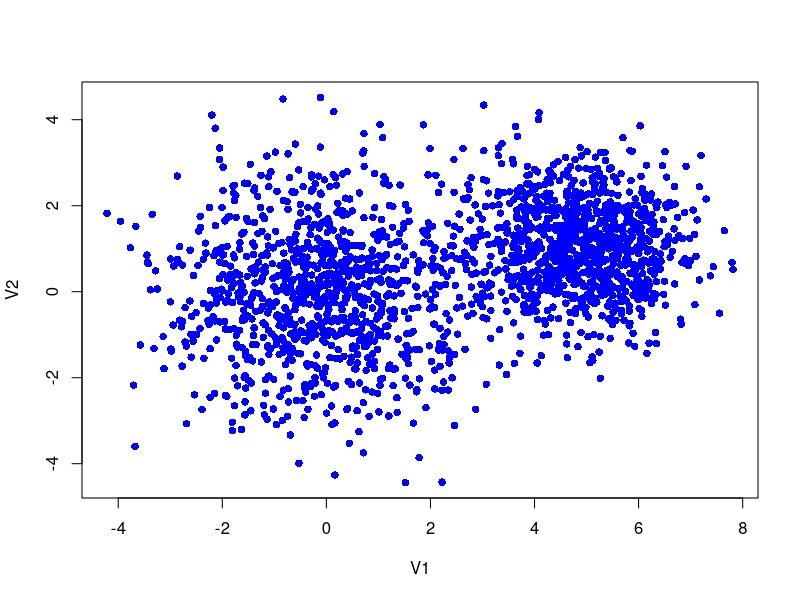
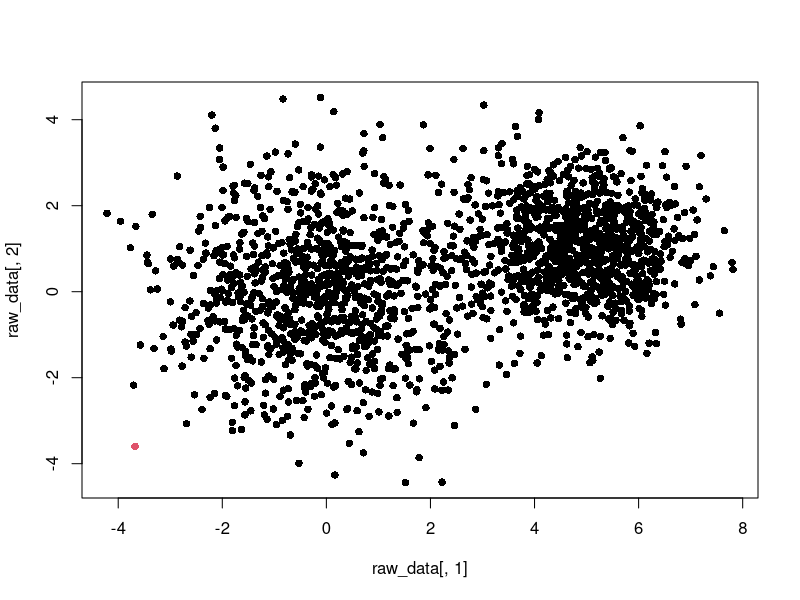
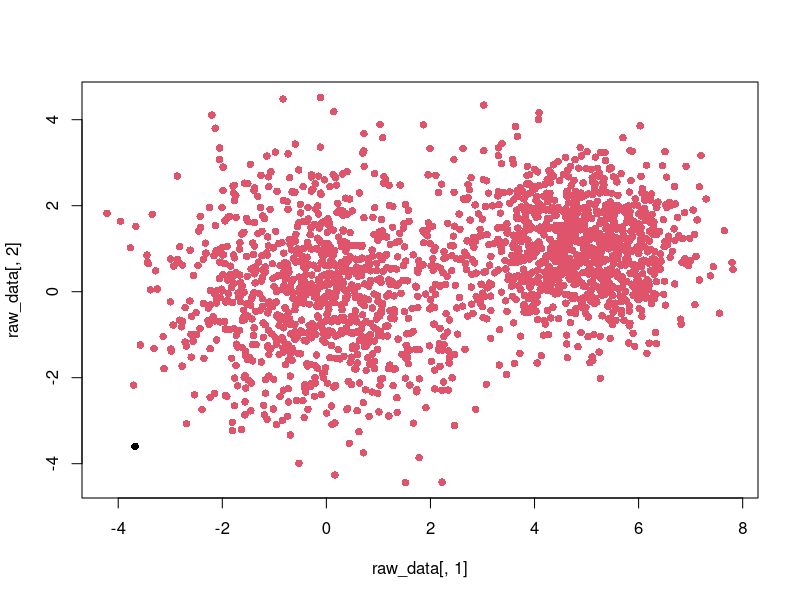

The R script that drew these images, in order:
###Spectral Clustering algorithm,###

setwd("C:/Users/Lenovo/Desktop")
raw_data<-read.csv("clustering.csv",header = F)
k=2
#raw_data<-raw_data[1:100,]
n=nrow(raw_data)
sigma<-0.9
plot(raw_data,col="blue",pch=16)
weight_matrix<-matrix(data=NA,nrow=n,ncol=n)
#compute weight matrix#
for (i in 1:n){
    weight_matrix[,i]<-(raw_data[,1]-raw_data[i,1])^2+(raw_data[,2]-raw_data[i,2])^2
}
weight_matrix_new<-exp(-weight_matrix/sigma)
sum_w<-c()
for (i in 1:n){
  sum_w[i]<-sum(weight_matrix_new[i,])
}
D<-diag(sum_w)
I<-diag(1,nrow=n)
L<-D-weight_matrix_new
#L<-I-D^(-.5)*weight_matrix_new*D^(-.5)
L_e<-eigen(L)

uk<-L_e$vectors[,(n-k+1):n]

#km<-kmeans(uk,k)
#data<-cbind(raw_data,km$cluster)
#plot(x=data[,1],y=data[,2],col=data[,3],pch=16,colnames("x"),rownames("y"))

clusters<-function(ct,data){
  d<-ncol(ct)
  distance<-matrix(data = 0,nrow=n,ncol=k)
  cluster<-c()
  for (j in 1:k){
    for (i in 1:d){
      distance[,j]<-(data[,i]-ct[j,i])^2+distance[,j]
    }
  }
  for (i in 1:n){
    cluster[i]<-which.min(distance[i,])
  }
  cluster
}

count_cent<-function(cluster_data){
  d<-ncol(cluster_data)
  print(d)
  count_table<-table(cluster_data[,d])
  cent_point<-matrix(data=0,ncol=(d-1),nrow=k)
  for (i in 1:k){
    for (j in 1:(d-1)){
      cent_point[i,j]<-(1/count_table[i])*sum(cluster_data[cluster_data[,d]==i,j])
    }
  }
  cent_point
}

#initialization:select k points randomly
uk<-as.data.frame(uk)
initial_point<-as.matrix(uk[sample(row.names(uk), k),])
#points(initial_point,col="red",pch=16)
cluster_int<-clusters(initial_point,uk)
data<-cbind(uk,cluster_int)
cent_points<-count_cent(data)
iteration_distance<-(cent_points-initial_point)
iteartion_rate<-0
for (i in 1:k){
  iteartion_rate<-iteartion_rate+sum(iteration_distance[,i]^2)
}

record_iteation<-c()
while (iteartion_rate>=0.0001) {
  cluster<-clusters(cent_points,uk)
  data<-cbind(uk,cluster)
  cent_points_new<-count_cent(data)
  iteration_distance<-(cent_points_new-cent_points)
  iteartion_rate<-0
  for (i in 1:k){
    iteartion_rate<-iteartion_rate+sum(iteration_distance[,i]^2)
  }
  print(iteartion_rate)
  cent_points<-cent_points_new
  append(record_iteation, iteartion_rate)
}

plot(x=raw_data[,1],y=raw_data[,2],col=data[,k+1],pch=16)
#points(cent_points,col="blue",pch=18,cex=1.5)

km<-kmeans(uk,k)
plot(x=raw_data[,1],y=raw_data[,2],col=km$cluster,pch=16)
#sum(data[,3]-km$cluster)
